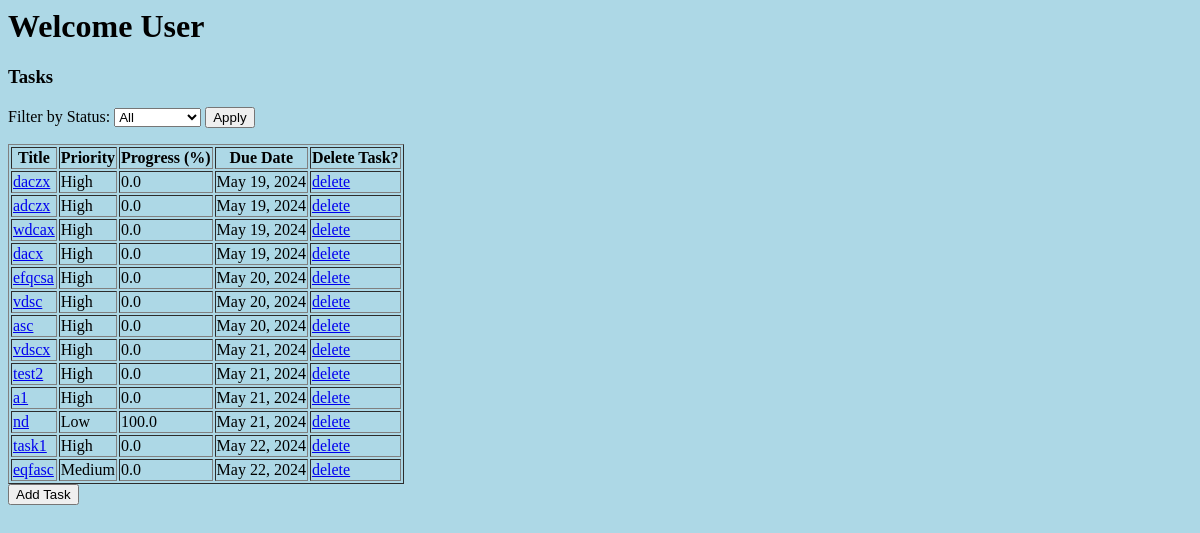
/tasks/, run on an earlier commit of the app's database.
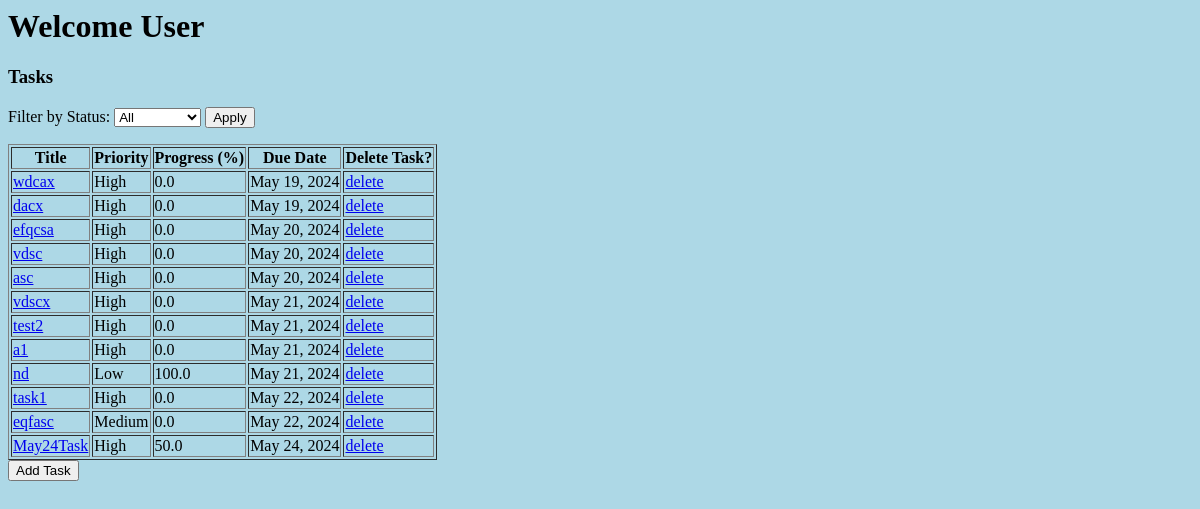
And on a later commit of the database.
### taskManager/models.py (models this page shows, shortened)
class Task(models.Model):
    PRIORITY_CHOICES = (
        ("High", "High"),
        ("Medium", "Medium"),
        ("Low", "Low"),
    )
    title = models.CharField(max_length=255)
    description = models.TextField()
    due_date = models.DateField(default=datetime.date.today)
    tags = models.ManyToManyField('Tag', blank=True)
    priority = models.CharField(max_length=6, choices=PRIORITY_CHOICES, default="High")
    progress = models.FloatField(default=0)
    created_at = models.DateTimeField(auto_now_add=True)
    updated_at = models.DateTimeField(auto_now=True)
    class Meta:
        ordering = ('due_date','priority','progress',)

### taskManager/views.py (the view)
# urls.py: path('tasks/', views.display_tasks, name='display_tasks'),
def display_tasks(request):
    tasks = Task.objects.all()
    status_filter = request.GET.get('status')
    if(status_filter=='completed'):
        tasks = tasks.filter(progress=100)
    elif(status_filter=='pending'):
        tasks = tasks.filter(progress__lt=100)
    template = loader.get_template('taskPage.html')
    context = {
        'data':tasks,
    }
    return HttpResponse(template.render(context, request))

### taskManager/templates/taskPage.html (shortened to what this page needs)
{% extends "main_tmpl.html" %}
{% block content %}
    <h3>Tasks</h3>
    <form action="{% url 'display_tasks' %}" method="GET">
        Filter by Status:
        <select name="status">
            <option value="all">All</option>
        </select>
        <button type="submit">Apply</button>
    </form>
    <table border="1">
        <tr>
            <th>Title</th>
            <th>Priority</th>
            <th>Progress (%)</th>
            <th>Due Date</th>
            <th>Delete Task?</th>
        </tr>
        {% for x in data %}
        <tr>
            <td><a href={% url 'task_details' id=x.id %}>{{x.title}}</a></td>
            <td>{{x.priority}}</td>
            <td>{{x.progress}}</td>
            <td>{{x.due_date}}</td>
            <td><a href={% url 'delete_task' id=x.id %}>delete</a></td>
        </tr>
        {% endfor %}
    </table>
    <a href= {% url 'add_task' %}><button type="button">Add Task</button></a>
{% endblock %}

### taskManager/templates/main_tmpl.html (shortened to what this page needs)
{% load static %}
<html>
    <link rel="stylesheet" href="{% static 'main.css' %}">
    <head>
    </head>
    <body>
        <h1>Welcome User</h1>
        {% block content %}
        {% endblock %}
    </body>
</html>

### taskManager/static/main.css (style rules this page uses)
body { background-color: lightblue; font-family: verdana; }

What changed in the data, as far as the page shows it:
removed Task: title "daczx", priority "High", progress "0.0", due_date "May 19, 2024"
removed Task: title "adczx", priority "High", progress "0.0", due_date "May 19, 2024"
added Task: title "May24Task", priority "High", progress "50.0", due_date "May 24, 2024"
